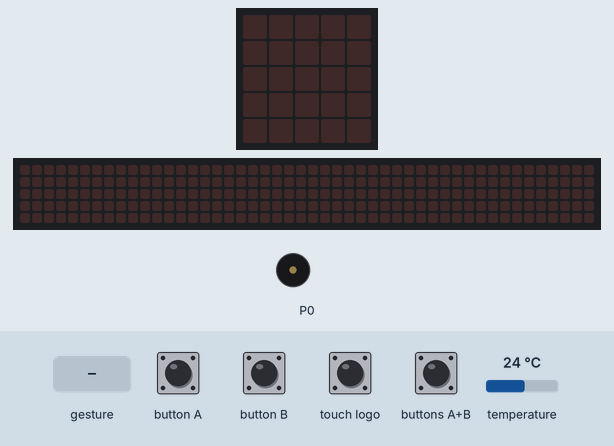
The program below on a simulated BBC micro:bit (MakeCode). Parts: the board's 5×5 LED display, a strip that is not on the board, showing the scrolling text unrolled, buzzer (waves = sounding). The test bench sets the inputs (shaded band); at power-on: temperature 24 °C. A tilt is held for 1.5 s and a shake lasts 1 s, then the board lies face up again; the 48×5 strip is a reading aid, not a part: it shows the text the display is scrolling, unrolled, one strip-width of it at a time.

Above: at 1.2 s.
1.3 s: button A pressed for 0.15 s
At 4.01 s:
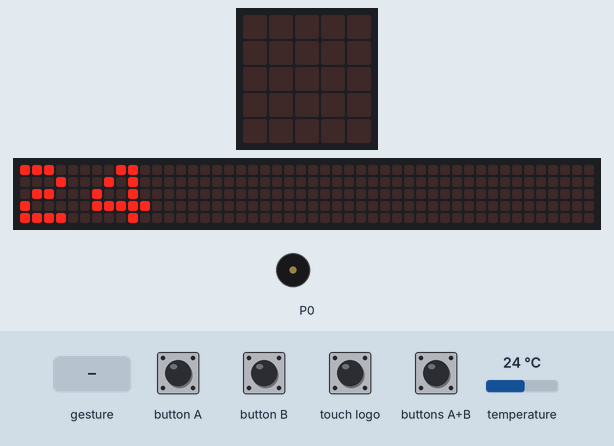
4.3 s: button B pressed for 0.15 s
At 5.6 s:
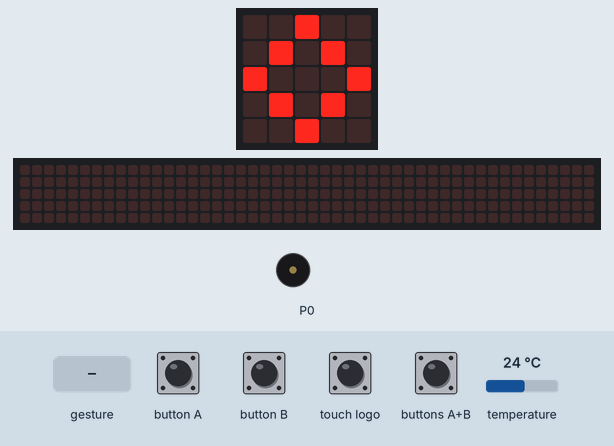
5.9 s: buttons A+B pressed for 0.15 s
At 7.1 s:
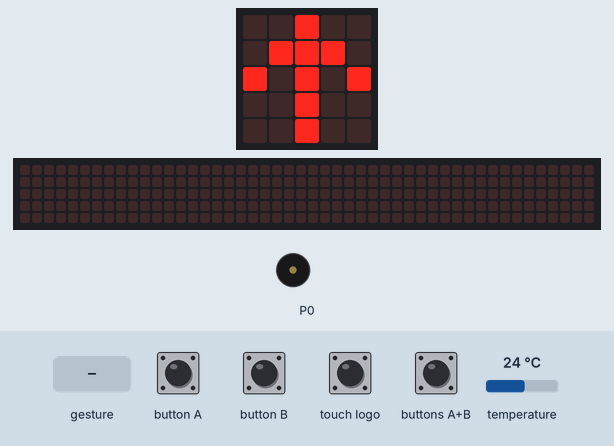
7.5 s: button A pressed for 0.15 s
At 7.72 s:
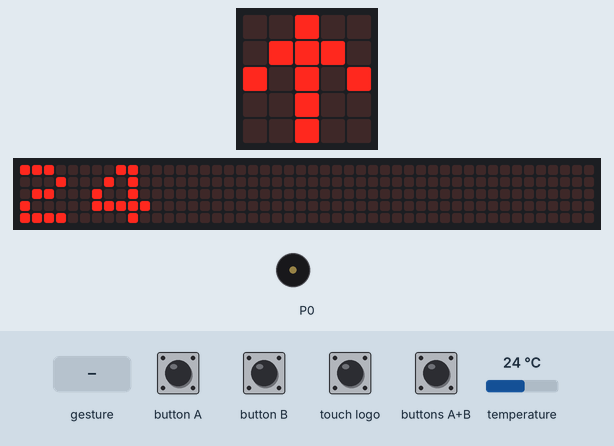
10.5 s: sound turns loud
At 11.0 s:
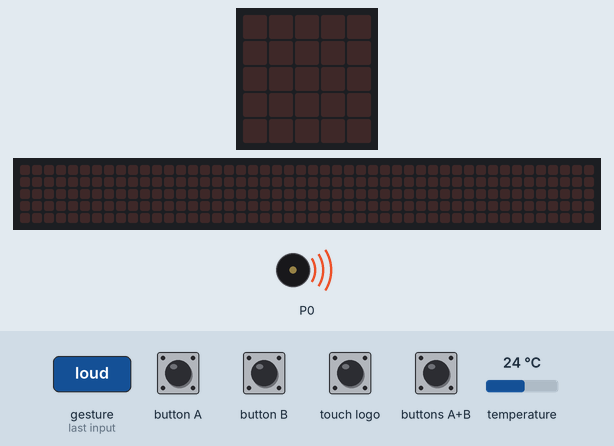
13.5 s: gesture '3g'
At 18.4 s:
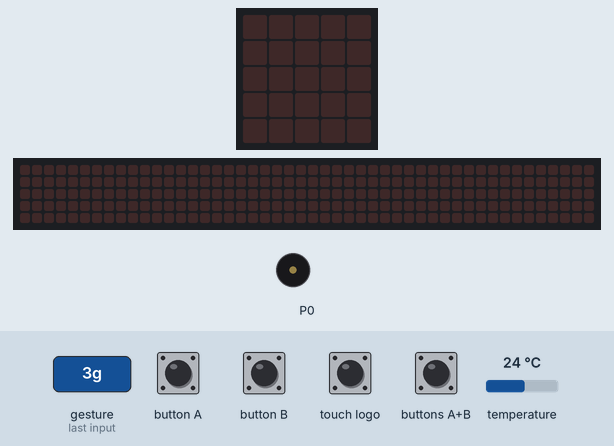
Timing chart, 0 to 19.5 s (numbered marks = the images above; inputs shaded):
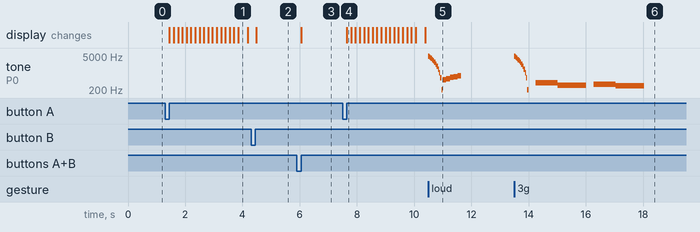

The program:

main.ts
```typescript
input.onButtonPressed(Button.A, function () {
    basic.showNumber(input.temperature())
})
input.onSound(DetectedSound.Loud, function () {
    music.playSoundEffect(music.createSoundEffect(WaveShape.Sine, 5000, 0, 255, 0, 500, SoundExpressionEffect.None, InterpolationCurve.Linear), SoundExpressionPlayMode.UntilDone)
    music.startMelody(music.builtInMelody(Melodies.JumpUp), MelodyOptions.Once)
})
input.onGesture(Gesture.ThreeG, function () {
    music.playSoundEffect(music.createSoundEffect(WaveShape.Sine, 5000, 0, 255, 0, 500, SoundExpressionEffect.None, InterpolationCurve.Linear), SoundExpressionPlayMode.UntilDone)
    music.startMelody(music.builtInMelody(Melodies.Dadadadum), MelodyOptions.Once)
})
input.onButtonPressed(Button.AB, function () {
    basic.showLeds(`
        . . # . .
        . # # # .
        # . # . #
        . . # . .
        . . # . .
        `)
})
input.onButtonPressed(Button.B, function () {
    basic.showLeds(`
        . . # . .
        . # . # .
        # . . . #
        . # . # .
        . . # . .
        `)
})
input.onLogoEvent(TouchButtonEvent.Touched, function () {
    music.playSoundEffect(music.createSoundEffect(WaveShape.Sine, 5000, 0, 255, 0, 500, SoundExpressionEffect.None, InterpolationCurve.Linear), SoundExpressionPlayMode.UntilDone)
    music.playSoundEffect(music.builtinSoundEffect(soundExpression.happy), SoundExpressionPlayMode.UntilDone)
})
basic.forever(function () {

})
```

test.ts
```typescript
// 테스트는 여기로 이동합니다; 이 패키지가 확장으로 사용될 때 컴파일되지 않을 것 입니다.
```

Measured:
- after the input at 1.3 s, the display: changes after 0.15 s (image 1)
- after the input at 4.3 s, the display: changes after 0.18 s (image 2)
- after the input at 5.9 s, the display: changes after 0.15 s (image 3)
- after the input at 7.5 s, the display: changes after 0.15 s (image 4)
- after the input at 10.5 s, tone on P0: plays 4791 Hz for 0.04 s, 4375 Hz for 0.04 s, 3958 Hz for 0.04 s, 3541 Hz for 0.04 s, 3125 Hz for 0.04 s, 2708 Hz for 0.04 s … (17 notes in this stretch), starting at once
- after the input at 13.5 s, tone on P0: plays 4791 Hz for 0.04 s, 4375 Hz for 0.04 s, 3958 Hz for 0.04 s, 3541 Hz for 0.04 s, 3125 Hz for 0.04 s, 2708 Hz for 0.04 s … (16 notes in this stretch), starting at once
